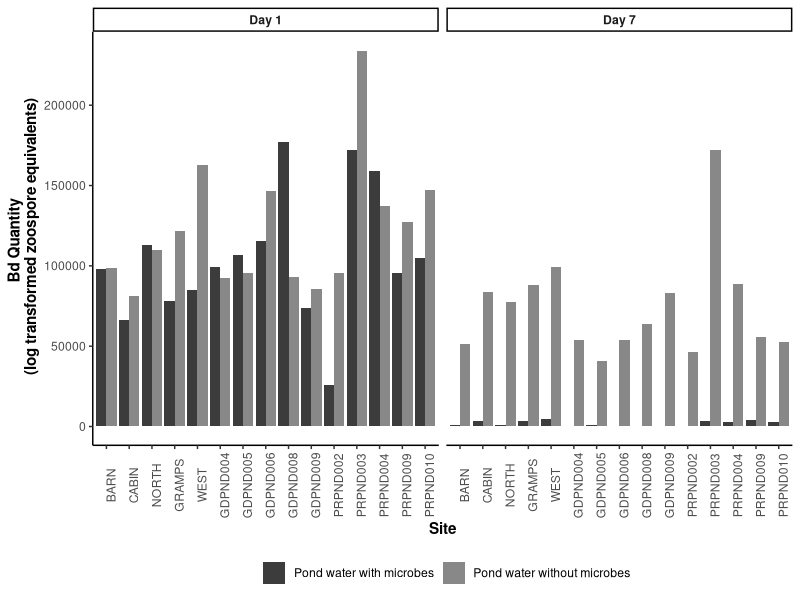
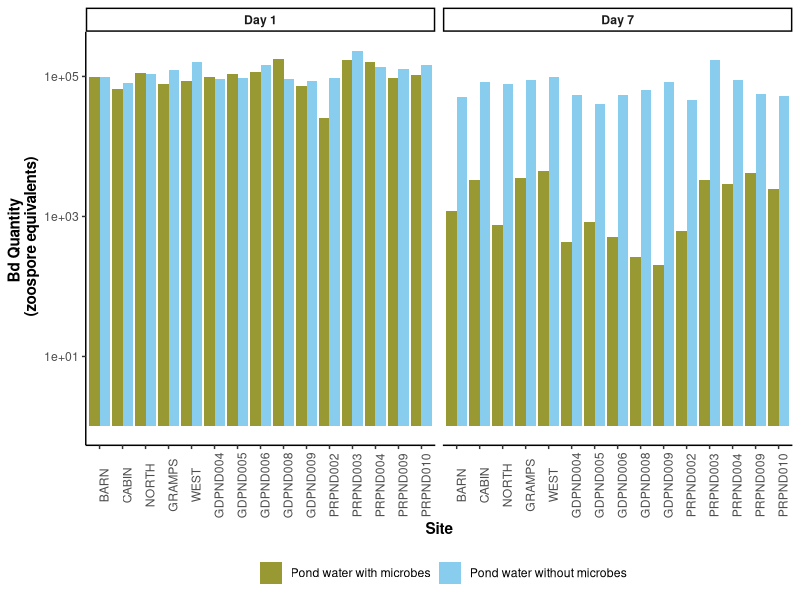
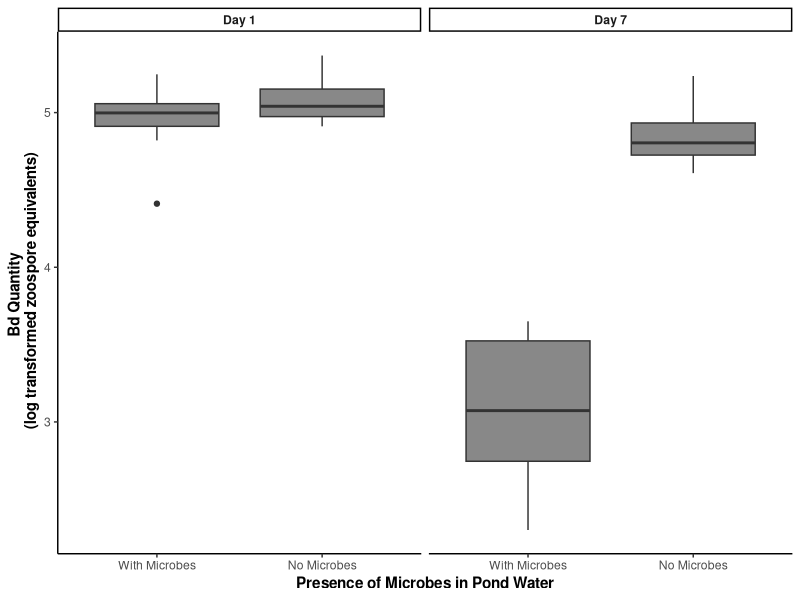
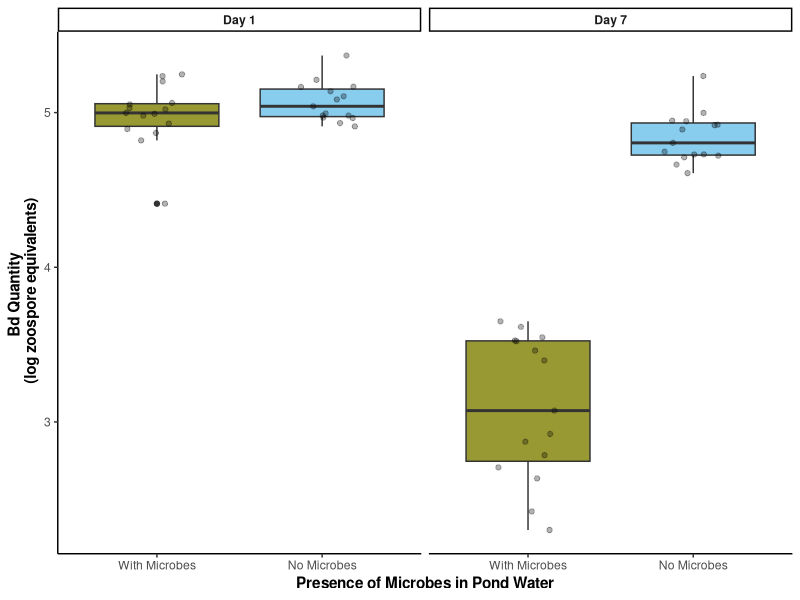
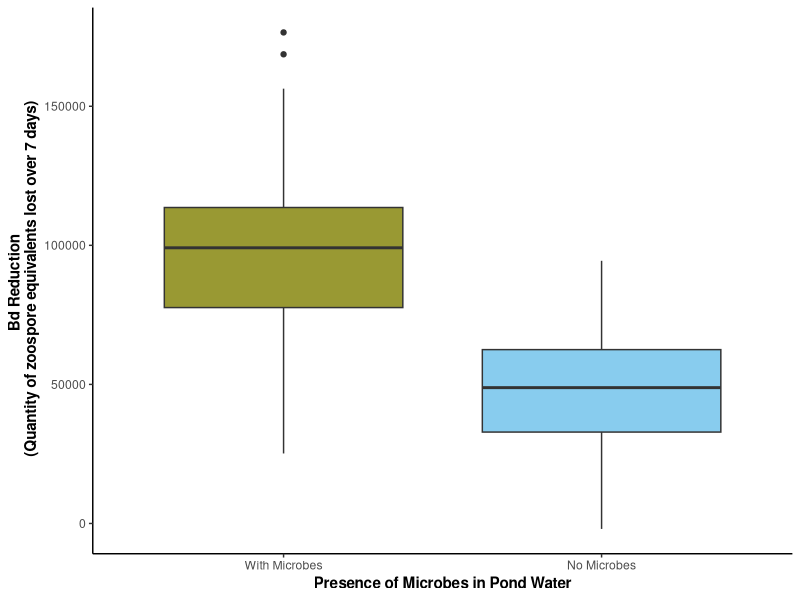
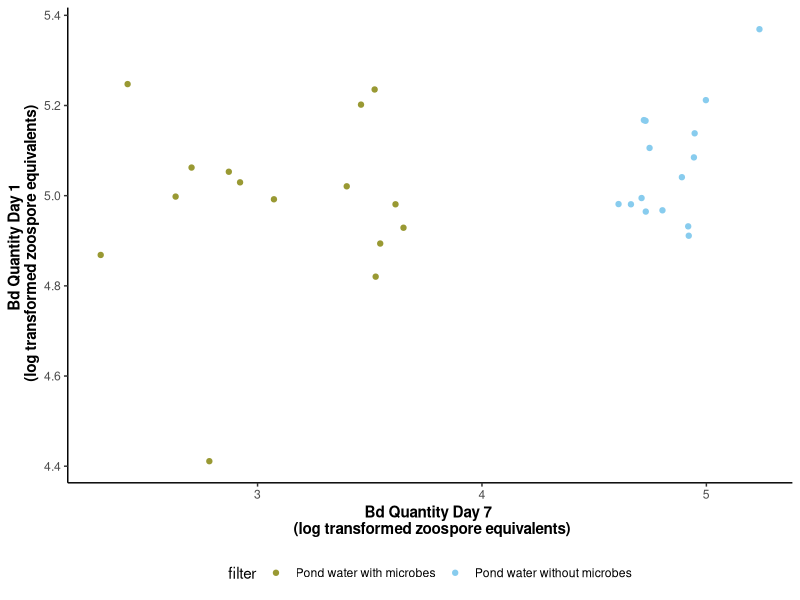
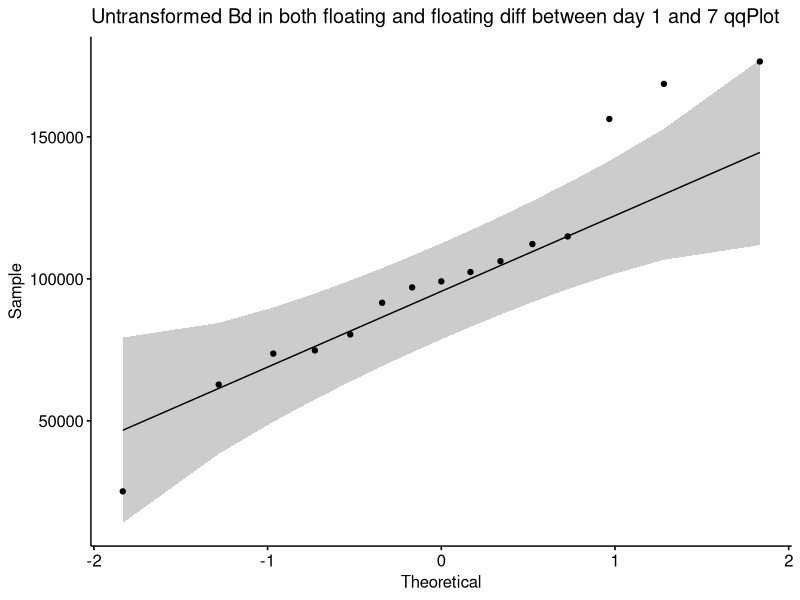
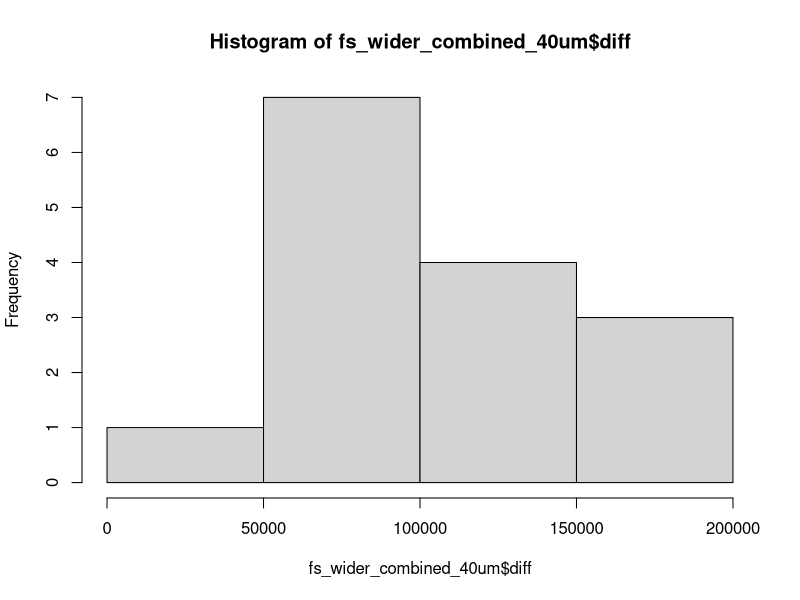

These figures' R source, in order:
## ---- chunk 1
#| warning: false
#| include: false

# Data wrangling

## read in and clean data
library(tidyverse) # for cleaning and viewing data
library(here) # for importing data
library(ggpubr)
library(rstatix)
library(ggplot2)
library(car)
library(multcomp)
library(nlme)

ns_biofilm_bd <- read.csv(here("data", "nine-sites-biofilm-on-Bd - Sheet1.csv"))
fs_pw_bd <- read.csv(here("data", "fifteen-sites-PW-on-Bd - Sheet1.csv"))
#fs_ml_pw_bd <- read.csv(here("data", "fifteen-sites-PW-on-MLBd - Sheet1.csv")) # cut this experiment
ns_ml_pw_bd <- read.csv(here("data", "nine-sites-PW-on-MLBd - Sheet1.csv"))

# keep control for labeling plot
partI_controls <- fs_pw_bd %>% 
  filter(site =="sterile MQ")

# remove controls
fs_pw_bd <- fs_pw_bd %>% filter(site != "sterile MQ")

ns_ml_pw_bd<- ns_ml_pw_bd %>% filter(site != "MQ")

ns_ml_pw_bd<- ns_ml_pw_bd %>% filter(site != "NORTH")

#----  Part I

# data type cleaning
fs_pw_bd$bd_location <- factor(fs_pw_bd$bd_location, levels = c("floating", "adherent"))
fs_pw_bd$filter <- factor(fs_pw_bd$filter,
                          levels = c("40um_filter", "0.22um_filter"))
fs_pw_bd$day <- factor(fs_pw_bd$day, levels = c("1", "7"),
                            labels = c("Day_1", "Day_7"))
fs_pw_bd$site <- factor(fs_pw_bd$site,
                          levels = c("BARN", "CABIN", "NORTH", "GRAMPS", "WEST", "GDPND004", "GDPND005", "GDPND006", "GDPND008", "GDPND009", "PRPND002", "PRPND003", "PRPND004", "PRPND009", "PRPND010", "sterile MQ"))

# Step 1: combine floating and adherent
fs_wider_combined <- fs_pw_bd %>%
  pivot_wider(names_from = bd_location, values_from = bd_qty) %>%
  mutate(combined_bd = adherent + floating)

fs_wider_combined <- subset(fs_wider_combined, select = -c(adherent,floating) )

fs_wider_combined <- fs_wider_combined %>% 
  # calculate diff
  pivot_wider(names_from = day, values_from = combined_bd) %>%
  mutate(diff = Day_1 - Day_7)

# Step 2: create subsets for each treatment
fs_wider_combined_40um <- fs_wider_combined %>% 
  filter(filter =="40um_filter")
fs_wider_combined_.22um <- fs_wider_combined %>% 
  filter(filter =="0.22um_filter")

#---- Part II
ns_biofilm_bd$site <- factor(ns_biofilm_bd$site,
                                levels = c("CABIN", "GRAMPS", "WEST", "GDPND005", "GDPND006", "GDPND009", "PRPND004", "PRPND009", "PRPND010"))
ns_biofilm_bd$bd_location <- factor(ns_biofilm_bd$bd_location, levels = c("supernatant", "biofilm"))
ns_biofilm_bd$day <- factor(ns_biofilm_bd$day, levels = c("0", "1", "7"), 
                            labels = c("Day_0", "Day_1", "Day_7")) 

biofilm_only <- ns_biofilm_bd %>% 
  filter(bd_location == "biofilm")

ns_biofilm_wider_combined <-  ns_biofilm_bd %>% 
  pivot_wider(names_from = bd_location, values_from = bd_qty) %>%
  mutate(combined_bd = biofilm + supernatant)

ns_biofilm_wider_combined <- subset(ns_biofilm_wider_combined, select = -c(biofilm, supernatant))

ns_biofilm_wider_combined <- ns_biofilm_wider_combined %>% 
  filter(day != "Day_0") %>% 
  # calculate diff
  pivot_wider(names_from = day, values_from = combined_bd) %>%
  mutate(diff = Day_1 - Day_7)

  
#---- Part III
ns_ml_pw_bd$site <- factor(ns_ml_pw_bd$site,
                                levels = c("CABIN", "GRAMPS", "WEST", "GDPND005", "GDPND006", "GDPND009", "PRPND004", "PRPND009", "PRPND010", "control"))
ns_ml_pw_bd$bd_location <- factor(ns_ml_pw_bd$bd_location, levels = c("supernatant", "adherent"))
ns_ml_pw_bd$day <- factor(ns_ml_pw_bd$day, levels = c("1", "7"), 
                            labels = c("Day_1", "Day_7")) 

# Step 1: combine supernatant and adherent
ns_ml_wider_combined <- ns_ml_pw_bd %>%
  pivot_wider(names_from = bd_location, values_from = bd_qty) %>%
  mutate(combined_bd = adherent + supernatant)

ns_ml_wider_combined <- subset(ns_ml_wider_combined, select = -c(adherent,supernatant) )

ns_ml_wider_combined <- ns_ml_wider_combined %>% 
  # calculate diff
  pivot_wider(names_from = day, values_from = combined_bd) %>%
  mutate(diff = Day_1 - Day_7)

# Step 2: create subsets for each treatment
ns_ml_wider_combined_40um <- ns_ml_wider_combined %>% 
  filter(filter =="40um_filter")
ns_ml_wider_combined_.22um <- ns_ml_wider_combined %>% 
  filter(filter =="0.22um_filter")

### Make df of control
partI_controls2 <- partI_controls %>% 
  pivot_wider(names_from = bd_location, values_from = bd_qty) %>%
  mutate(combined_bd = adherent + floating)

## ---- chunk 2
with_microbes <- "#3c3c3c"
no_microbes <- "#888888"

fs_pw_bd %>%
   pivot_wider(names_from = bd_location, values_from = bd_qty) %>%
  mutate(combined_bd = adherent + floating) %>% 
ggplot(aes(y= combined_bd, x = site, fill = filter)) + 
    geom_col(position = position_dodge()) +
   #scale_y_log10() +
    facet_wrap(~day, labeller = labeller(day = c("Day_1" = "Day 1",
                                                    "Day_7" = "Day 7")))+
  scale_fill_manual(values = c(with_microbes, no_microbes), labels=c('Pond water with microbes', 'Pond water without microbes')) +
    theme_classic() +
   theme(axis.text.x = element_text(angle = 90),
        legend.position = "bottom",
         strip.text = element_text(face="bold"),
         axis.title = element_text(face = "bold")) + 
    xlab("Site") +
    ylab("Bd Quantity \n (log transformed zoospore equivalents)") +
  guides(fill=guide_legend(title=""))

# Colors
# can try fun colors suggested: these are from Paul Tol's colorblind friendly palette
with_microbes <- "#999933"
no_microbes <- "#88ccee"

fs_pw_bd %>%
   pivot_wider(names_from = bd_location, values_from = bd_qty) %>%
  mutate(combined_bd = adherent + floating) %>% 
ggplot(aes(y= combined_bd, x = site, fill = filter)) + 
    geom_col(position = position_dodge()) +
  scale_y_log10() +
    facet_wrap(~day, labeller = labeller(day = c("Day_1" = "Day 1",
                                                    "Day_7" = "Day 7")))+
  scale_fill_manual(values = c(with_microbes, no_microbes), labels=c('Pond water with microbes', 'Pond water without microbes')) +
    theme_classic() +
   theme(axis.text.x = element_text(angle = 90),
        legend.position = "bottom",
         strip.text = element_text(face="bold"),
         axis.title = element_text(face = "bold")) + 
    xlab("Site") +
    ylab("Bd Quantity \n (zoospore equivalents)") +
  guides(fill=guide_legend(title=""))
## ---- chunk 3
with_microbes <- "#3c3c3c"
no_microbes <- "#888888"

fs_pw_bd %>%
   pivot_wider(names_from = bd_location, values_from = bd_qty) %>%
  mutate(combined_bd = adherent + floating) %>% 
ggplot(aes(y= log10(combined_bd), x = filter)) + 
    geom_boxplot(fill = no_microbes) +
    facet_wrap(~day, labeller = labeller(day = c("Day_1" = "Day 1",
                                                    "Day_7" = "Day 7")))+
  scale_fill_manual(values = c(no_microbes)) +
    theme_classic() +
   theme(legend.position = "none",
         strip.text = element_text(face="bold"),
         axis.title = element_text(face = "bold")) + 
  scale_x_discrete (labels= c("40um_filter" = "With Microbes", "0.22um_filter" = "No Microbes")) +
    xlab("Presence of Microbes in Pond Water") +
    ylab("Bd Quantity \n (log transformed zoospore equivalents)")

# can try fun colors suggested: these are from Paul Tol's colorblind friendly palette
with_microbes <- "#999933"
no_microbes <- "#88ccee"

fs_pw_bd %>%
   pivot_wider(names_from = bd_location, values_from = bd_qty) %>%
  mutate(combined_bd = adherent + floating) %>% 
ggplot(aes(y= log10(combined_bd), x = filter, fill = filter)) + 
    geom_boxplot() +
  geom_jitter(width = 0.2, alpha = 0.3) +
    #scale_y_log10() +
    facet_wrap(~day, labeller = labeller(day = c("Day_1" = "Day 1",
                                                    "Day_7" = "Day 7")))+
  scale_fill_manual(values = c(with_microbes, no_microbes), labels=c('Pond water with microbes', 'Pond water without microbes')) +
    theme_classic() +
   theme(legend.position = "none",
         strip.text = element_text(face="bold"),
         axis.title = element_text(face = "bold")) + 
  scale_x_discrete (labels= c("40um_filter" = "With Microbes", "0.22um_filter" = "No Microbes")) +
    xlab("Presence of Microbes in Pond Water") +
    ylab("Bd Quantity \n (log zoospore equivalents)") 

## ---- chunk 4
# can try fun colors suggested: these are from Paul Tol's colorblind friendly palette
with_microbes <- "#999933"
no_microbes <- "#88ccee"

fs_wider_combined %>%
ggplot(aes(y= diff, x = filter, fill = filter)) + 
    geom_boxplot() +
    #scale_y_log10() +
  scale_fill_manual(values = c(with_microbes, no_microbes), labels=c('Pond water with microbes', 'Pond water without microbes')) +
    theme_classic() +
   theme(legend.position = "none",
         strip.text = element_text(face="bold"),
         axis.title = element_text(face = "bold")) + 
  scale_x_discrete (labels= c("40um_filter" = "With Microbes", "0.22um_filter" = "No Microbes")) +
    xlab("Presence of Microbes in Pond Water") +
    ylab("Bd Reduction \n (Quantity of zoospore equivalents lost over 7 days)") 
## ---- chunk 5
with_microbes <- "#999933"
no_microbes <- "#88ccee"

fs_wider_combined %>% 
  ggplot(aes(x = log10(Day_7), y = log10(Day_1), color = filter)) +
  geom_point() +
   scale_color_manual(values = c(with_microbes, no_microbes), labels=c('Pond water with microbes', 'Pond water without microbes')) +
    theme_classic() +
   theme(legend.position = "bottom",
         strip.text = element_text(face="bold"),
         axis.title = element_text(face = "bold")) + 
    xlab("Bd Quantity Day 7 \n (log transformed zoospore equivalents)") +
    ylab("Bd Quantity Day 1 \n (log transformed zoospore equivalents)") +
  guides(fill=guide_legend(title=""))
  
## ---- chunk 6
# Assumptions testing

# check normality of the differences across groups
fs_wider_combined_40um %>% 
 ggqqplot("diff", title = "Untransformed Bd in both floating and floating diff between day 1 and 7 qqPlot") # good enough
shapiro.test(fs_wider_combined_40um$diff) # normal, yay!
hist(fs_wider_combined_40um$diff) # good enough

fs_wider_combined_.22um %>% 
 ggqqplot("diff", title = "Untransformed Bd in both floating and floating diff between day 1 and 7 qqPlot") # gorgeous
shapiro.test(fs_wider_combined_.22um$diff) # normal, yay!
hist(fs_wider_combined_.22um$diff) # good enough
  
## ---- chunk 7
# Step 3: run the paired t-test on the difference
t.test(fs_wider_combined_40um$diff, fs_wider_combined_.22um$diff, paired = TRUE)
## ---- chunk 8
ns_biofilm_bd %>%
ggplot(aes(y= bd_qty, x = site, fill=bd_location)) + 
    geom_col() +
    facet_grid(.~day)+
  theme_classic()+
  scale_fill_manual(values = c("lightgrey", "gray45" )) +
    theme(axis.text.x = element_text(angle = 90),
          legend.position = "bottom") + 
    scale_y_log10() +
    xlab("Site") +
   ylab("Total Bd Quantity Per Well \n (zoospore equivalents)") 
## ---- chunk 9
biofilm_only %>%
ggplot(aes(y= log10(bd_qty), x = day)) + 
    geom_boxplot(fill = "gray45") +
    theme_classic() +
   theme(legend.position = "none",
         strip.text = element_text(face="bold"),
         axis.title = element_text(face = "bold")) + 
  scale_x_discrete (labels= c("40um_filter" = "With Microbes", "0.22um_filter" = "No Microbes")) +
    xlab("Time (days)") +
    ylab("Bd Quantity \n (log transformed zoospore equivalents)") +
  ggtitle("Amount of Bd incorporated into field-collected biofilm over time")
## ---- chunk 10
biofilm_only <- biofilm_only %>% 
  mutate(log_qty = log(bd_qty))

lme_mod <- lme(log_qty ~ day, random = ~1|factor(site),  data = biofilm_only)
lme_mod # "print" the output
summary(lme_mod) # summary of the output
anova(lme_mod) # significant effect of day

emmeans::emmeans(lme_mod, pairwise ~ day)

# ignore day 0?
day1_7 <- biofilm_only %>% 
  filter(day!="Day_0")

lme_mod2 <- lme(log_qty ~ day, random = ~1|factor(site),  data = biofilm_only)
lme_mod2 # "print" the output
summary(lme_mod2) # summary of the output

## ---- chunk 11
library(lme4)

mod<-glmer(log_qty ~ day + (1|site), data=biofilm_only)
summary(mod) # no p output?
## ---- chunk 12
with_microbes <- "#3c3c3c"
no_microbes <- "#888888"

ns_ml_pw_bd %>% 
  pivot_wider(names_from = bd_location, values_from = bd_qty) %>%
  mutate(combined_bd = adherent + supernatant) %>% 
ggplot(aes(y= log10(combined_bd), x = site, fill = filter)) + 
    geom_col(position = position_dodge()) +
    facet_wrap(~day, labeller = labeller(day = c("Day_1" = "Day 1",
                                                    "Day_7" = "Day 7")))+
 # scale_fill_manual(values = c(with_microbes, no_microbes), labels=c('Pond water with microbes', 'Pond water without microbes')) +
    theme_classic() +
   theme(axis.text.x = element_text(angle = 90),
        legend.position = "bottom",
         strip.text = element_text(face="bold"),
         axis.title = element_text(face = "bold")) + 
    xlab("Site") +
    ylab("Bd Quantity \n (log transformed zoospore equivalents)") +
  guides(fill=guide_legend(title="")) +
  ggtitle("Mono-layer Bd Biofilm exposed to pond water") 

# Colors
# can try fun colors suggested: these are from Paul Tol's colorblind friendly palette
with_microbes <- "#999933"
no_microbes <- "#88ccee"

ns_ml_pw_bd %>% 
  pivot_wider(names_from = bd_location, values_from = bd_qty) %>%
  mutate(combined_bd = adherent + supernatant) %>% 
ggplot(aes(y= log10(combined_bd), x = site, fill = filter)) + 
    geom_col(position = position_dodge()) +
    facet_wrap(~day, labeller = labeller(day = c("Day_1" = "Day 1",
                                                    "Day_7" = "Day 7")))+
  #scale_fill_manual(values = c(with_microbes, no_microbes), labels=c('Pond water with microbes', 'Pond water without microbes')) +
    theme_classic() +
   theme(axis.text.x = element_text(angle = 90),
        legend.position = "bottom",
         strip.text = element_text(face="bold"),
         axis.title = element_text(face = "bold")) + 
    xlab("Site") +
    ylab("Bd Quantity \n (log transformed zoospore equivalents)") +
  guides(fill=guide_legend(title="")) +
  ggtitle("Mono-layer Bd Biofilm exposed to pond water") 
## ---- chunk 13
with_microbes <- "#3c3c3c"
no_microbes <- "#888888"

ns_ml_pw_bd %>%
  pivot_wider(names_from = bd_location, values_from = bd_qty) %>%
  mutate(combined_bd = adherent + supernatant) %>% 

ggplot(aes(y= log10(combined_bd), x = filter, fill = filter)) + 
    geom_boxplot() +
    facet_wrap(~day, labeller = labeller(day = c("Day_1" = "Day 1",
                                                    "Day_7" = "Day 7")))+
 # scale_fill_manual(values = c(with_microbes, no_microbes), labels=c('Pond water with microbes', 'Pond water without microbes')) +
    theme_classic() +
   theme(legend.position = "none",
         strip.text = element_text(face="bold"),
         axis.title = element_text(face = "bold")) + 
  scale_x_discrete (labels= c("40um_filter" = "With Microbes", "0.22um_filter" = "No Microbes")) +
    xlab("Presence of Microbes in Pond Water") +
    ylab("Bd Quantity \n (log transformed zoospore equivalents)") +
  ggtitle("Mono-layer Bd Biofilm exposed to pond water") 

# can try fun colors suggested: these are from Paul Tol's colorblind friendly palette
with_microbes <- "#999933"
no_microbes <- "#88ccee"

ns_ml_pw_bd %>%
   pivot_wider(names_from = bd_location, values_from = bd_qty) %>%
 mutate(combined_bd = adherent + supernatant) %>% 
ggplot(aes(y= log10(combined_bd), x = filter, fill = filter)) + 
    geom_boxplot() +
    facet_wrap(~day, labeller = labeller(day = c("Day_1" = "Day 1",
                                                    "Day_7" = "Day 7")))+
 # scale_fill_manual(values = c(with_microbes, no_microbes), labels=c('Pond water with microbes', 'Pond water without microbes')) +
    theme_classic() +
   theme(legend.position = "none",
         strip.text = element_text(face="bold"),
         axis.title = element_text(face = "bold")) + 
  scale_x_discrete (labels= c("40um_filter" = "With Microbes", "0.22um_filter" = "No Microbes")) +
    xlab("Presence of Microbes in Pond Water") +
    ylab("Bd Quantity \n (log transformed zoospore equivalents)") +
  ggtitle("Mono-layer Bd Biofilm exposed to pond water") 
## ---- chunk 14
with_microbes <- "#999933"
no_microbes <- "#88ccee"

ns_ml_wider_combined %>% 
  ggplot(aes(x = log10(Day_7), y = log10(Day_1), color = filter)) +
  geom_point() +
   scale_color_manual(values = c(with_microbes, no_microbes), labels=c('Pond water with microbes', 'Pond water without microbes')) +
    theme_classic() +
   theme(legend.position = "bottom",
         strip.text = element_text(face="bold"),
         axis.title = element_text(face = "bold")) + 
    xlab("Bd Quantity Day 7 \n (log transformed zoospore equivalents)") +
    ylab("Bd Quantity Day 1 \n (log transformed zoospore equivalents)") +
  guides(fill=guide_legend(title=""))
  
## ---- chunk 15
# Assumptions testing

# check normality of the differences across groups
ns_ml_wider_combined_40um %>% 
 ggqqplot("diff", title = "40 um") # not great
shapiro.test(ns_ml_wider_combined_40um$diff) # NOT normal
hist(ns_ml_wider_combined_40um$diff) # nope

# we gotta transform, but we have negative: west GAINED Bd
ns_ml_wider_combined_40um <- ns_ml_wider_combined_40um %>% 
  mutate(log_diff = log(diff))

ns_ml_wider_combined_40um %>% 
  ggqqplot("log_diff", title = "40 um") # good enough
shapiro.test(ns_ml_wider_combined_40um$log_diff) # woohoo!!
hist(ns_ml_wider_combined_40um$log_diff) # sure

# 0.22 micron

# check normality of the differences across groups
ns_ml_wider_combined_.22um %>% 
 ggqqplot("diff", title = ".22 um") # not great
shapiro.test(ns_ml_wider_combined_.22um$diff) # shapiro says its fine
hist(ns_ml_wider_combined_.22um$diff) # meh

# we gotta transform, but we have negative: west GAINED Bd
ns_ml_wider_combined_.22um <- ns_ml_wider_combined_.22um %>% 
  mutate(log_diff = log(diff))

ns_ml_wider_combined_.22um %>% 
  ggqqplot("log_diff", title = ".22 um") # better?
shapiro.test(ns_ml_wider_combined_.22um$log_diff) # woohoo!!
hist(ns_ml_wider_combined_.22um$log_diff) # sure
  
## ---- chunk 16
# Step 3: run the paired t-test on the difference
t.test(ns_ml_wider_combined_40um$log_diff, ns_ml_wider_combined_.22um$log_diff, paired = TRUE)
## ---- chunk 17
# data wrangling for comparisons across experiments

part1 <- fs_wider_combined %>% 
  filter(site!="NORTH" & site!="BARN" & site!="PRPND002"  & site!="PRPND003" & site!="GDPND004"  & site!="GDPND008") %>% 
  mutate(expt = "pond_water")

pw_no_microbes <- part1 %>% 
  filter(filter == "0.22um_filter") %>% 
  mutate(treatment = "PW 0.22um")

pw_microbes <- part1 %>% 
  filter(filter != "0.22um_filter") %>% 
  mutate(treatment = "PW 40um")

part2 <- ns_biofilm_wider_combined %>% 
  mutate(expt = "field_bd_biofilm") %>% 
  mutate(filter = "0.22um_filter")

fieldbf_no_microbes <- part2 %>% 
  filter(filter == "0.22um_filter") %>% 
  mutate(treatment = "Field bf 0.22")

part3 <- ns_ml_wider_combined %>% 
  mutate(expt = "monolayer_bd_biofilm") 

monolayer_no_microbes <- part3 %>% 
  filter(filter == "0.22um_filter") %>% 
  mutate(treatment = "Monolayer 40um")

monolayer_with_microbes <- part3 %>% 
  filter(filter != "0.22um_filter") %>% 
  mutate(treatment = "Monolayer 0.22um")
  
all_parts<- bind_rows(pw_no_microbes, pw_microbes, fieldbf_no_microbes, monolayer_no_microbes, monolayer_with_microbes ) %>% 
  mutate(percent_loss = (diff/Day_1) * 100) 

# set PW 40 um as the intercept, comparing back to that one
all_parts$treatment <- factor(all_parts$treatment ,
                          levels = c("PW 40um","PW 0.22um","Field bf 0.22","Monolayer 40um","Monolayer 0.22um"))
  
## ---- chunk 18
all_parts %>% 
  ggplot(aes(y= percent_loss, x = treatment)) + 
    geom_boxplot() +
  geom_jitter(alpha = 0.5, width = 0.1) +
  scale_fill_manual(values = c(with_microbes, no_microbes), labels=c('Pond water with microbes', 'Pond water without microbes')) +
    theme_classic() +
   theme(legend.position = "none",
         strip.text = element_text(face="bold"),
         axis.title = element_text(face = "bold")) + 
  scale_x_discrete (labels= c("40um_filter" = "With Microbes", "0.22um_filter" = "No Microbes")) +
    xlab("Treatment") +
    ylab("Percent Reduction of Bd over 7 Days") +
  ggtitle("Which treatments are we comparing?") 
## ---- chunk 19
lme_mod <- lme(percent_loss ~ treatment, random = ~1|factor(site),  data = all_parts)
lme_mod # "print" the output
summary(lme_mod) # summary of the output
anova(lme_mod)

emmeans::emmeans(lme_mod, pairwise ~ treatment)

## ---- chunk 20
sub1 <- all_parts %>% 
  filter(treatment == "PW 40um" | treatment == "Monolayer 40um")

lme_mod <- lme(percent_loss ~ treatment, random = ~1|factor(site),  data = sub1)
lme_mod # "print" the output
summary(lme_mod) # summary of the output, there's a diff

#alternatively, pairwise t.test
treat1 <- sub1 %>% 
  filter(treatment == "PW 40um")
treat2 <- sub1 %>% 
  filter(treatment != "PW 40um")

t.test(treat1$percent_loss, treat2$percent_loss, paired = TRUE) # there's a difference

# quick vis of comparison
sub1 %>% 
  ggplot(aes(y= percent_loss, x = treatment)) + 
    geom_boxplot()
## ---- chunk 21
sub1 <- all_parts %>% 
  filter(treatment == "PW 40um" | treatment == "Monolayer 0.22um")

lme_mod <- lme(percent_loss ~ treatment, random = ~1|factor(site),  data = sub1)
lme_mod # "print" the output
summary(lme_mod) # summary of the output, there's a diff

#alternatively, pairwise t.test
treat1 <- sub1 %>% 
  filter(treatment == "PW 40um")
treat2 <- sub1 %>% 
  filter(treatment != "PW 40um")

t.test(treat1$percent_loss, treat2$percent_loss, paired = TRUE) # there's a difference

# quick vis of comparison
sub1 %>% 
  ggplot(aes(y= percent_loss, x = treatment)) + 
    geom_boxplot()
## ---- chunk 22
sub1 <- all_parts %>% 
  filter(treatment == "PW 40um" | treatment == "Field bf 0.22")

lme_mod <- lme(percent_loss ~ treatment, random = ~1|factor(site),  data = sub1)
lme_mod # "print" the output
summary(lme_mod) # summary of the output, no diff
anova(lme_mod) # significant effect of day

#alternatively, pairwise t.test
treat1 <- sub1 %>% 
  filter(treatment == "PW 40um")
treat2 <- sub1 %>% 
  filter(treatment != "PW 40um")

t.test(treat1$percent_loss, treat2$percent_loss, paired = TRUE) # no

sub1 %>% 
  ggplot(aes(y= percent_loss, x = treatment)) + 
    geom_boxplot()
## ---- chunk 23
sub1 <- all_parts %>% 
  filter(treatment == "PW 0.22um" | treatment == "Field bf 0.22")

lme_mod <- lme(percent_loss ~ treatment, random = ~1|factor(site),  data = sub1)
lme_mod # "print" the output
summary(lme_mod) # summary of the output, no diff
anova(lme_mod) # significant effect of day

#alternatively, pairwise t.test
treat1 <- sub1 %>% 
  filter(treatment == "PW 0.22um")
treat2 <- sub1 %>% 
  filter(treatment != "PW 0.22um")

t.test(treat1$percent_loss, treat2$percent_loss, paired = TRUE) # yes

sub1 %>% 
  ggplot(aes(y= percent_loss, x = treatment)) + 
    geom_boxplot()
## ---- chunk 24
partI_controls2 %>% 
  ggplot(aes(y= combined_bd, x = filter)) + 
    geom_point(shape = 4, size = 5) +
    facet_wrap(~day, labeller = labeller(day = c("1" = "Day 1",
                                                    "7" = "Day 7")))+
  scale_y_log10() +
   theme(legend.position = "none",
         strip.text = element_text(face="bold"),
         axis.title = element_text(face = "bold")) + 
  scale_x_discrete (labels= c("40um_filter" = "With Microbes", "0.22um_filter" = "No Microbes")) +
    xlab("Presence of Microbes in Pond Water") +
    ylab("Bd Quantity \n (log transformed zoospore equivalents)")
